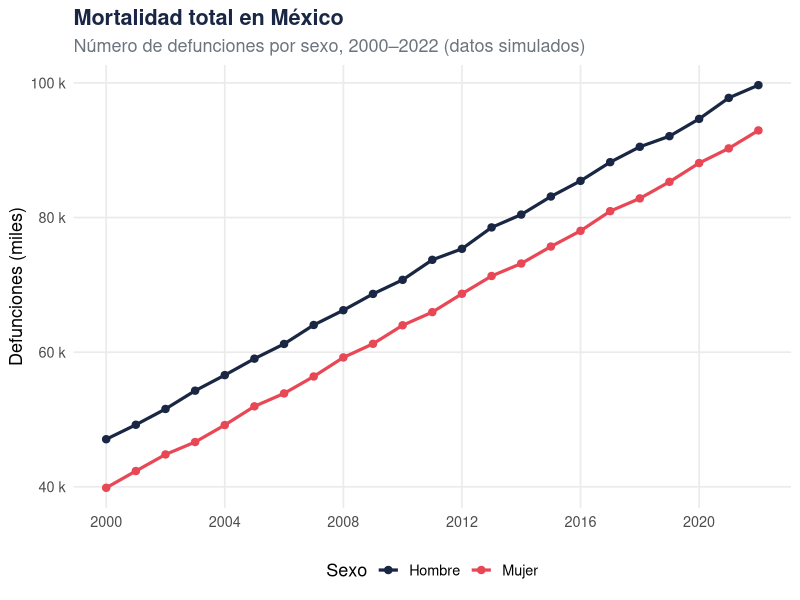

The R script that drew this image:
## ---- chunk 1
# ── Packages globaux ─────────────────────────────────────────────────
# Ce chunk est exécuté une fois et ses objets sont disponibles
# si cache=TRUE est activé dans _quarto.yml
library(tidyverse)
library(scales)
library(knitr)
library(kableExtra)

# ── Palette cohérente sur tout le site ──────────────────────────────
palette_sexo  <- c("Hombre" = "#1a2744", "Mujer" = "#e84855",
                   "Total"  = "#2a7a8c")
palette_causa <- c(
  "Enfermedades cardiovasculares" = "#1a2744",
  "Tumores malignos"              = "#e84855",
  "Diabetes mellitus"             = "#2a7a8c",
  "Enfermedades respiratorias"    = "#f4a261",
  "Causas externas"               = "#6c757d",
  "Otras"                         = "#adb5bd"
)

# ── Données simulées (à remplacer par vos fichiers réels) ────────────
# Remplacez par : mort <- read_csv("data/mortalidad_mexico.csv")
set.seed(42)
years <- 2000:2022

mort <- expand.grid(
  year  = years,
  sex   = c("Hombre", "Mujer"),
  state = c("Ciudad de México", "Jalisco", "Nuevo León",
            "Veracruz", "Chiapas", "Oaxaca",
            "Guanajuato", "Michoacán", "Puebla", "Sonora"),
  cause = c("Enfermedades cardiovasculares", "Tumores malignos",
            "Diabetes mellitus", "Enfermedades respiratorias",
            "Causas externas", "Otras")
) |>
  mutate(
    deaths = rpois(n(), lambda = 500 +
                    40 * (year - 2000) +
                    ifelse(sex == "Hombre", 120, 0) +
                    case_when(
                      cause == "Diabetes mellitus"             ~ 200,
                      cause == "Enfermedades cardiovasculares" ~ 300,
                      cause == "Tumores malignos"              ~ 150,
                      TRUE ~ 50
                    ) +
                    case_when(
                      state == "Ciudad de México" ~ 400,
                      state == "Chiapas"          ~ -100,
                      TRUE ~ 0
                    )),
    rate = deaths / runif(n(), 100000, 2000000) * 100000
  )

# Sauvegarder pour réutilisation inter-pages (via params ou readRDS)
# saveRDS(mort, "data/mort_simulated.rds")
## ---- chunk 2
# Agrégation nationale
mort_nacional <- mort |>
  group_by(year, sex) |>
  summarise(deaths = sum(deaths), .groups = "drop")

ggplot(mort_nacional, aes(x = year, y = deaths / 1000,
                           color = sex, group = sex)) +
  geom_line(linewidth = 1.1) +
  geom_point(size = 2.2) +
  scale_color_manual(values = palette_sexo) +
  scale_x_continuous(breaks = seq(2000, 2022, 4)) +
  scale_y_continuous(labels = label_comma(suffix = " k")) +
  labs(
    title   = "Mortalidad total en México",
    subtitle = "Número de defunciones por sexo, 2000–2022 (datos simulados)",
    x = NULL, y = "Defunciones (miles)", color = "Sexo"
  ) +
  theme_minimal(base_size = 13) +
  theme(
    plot.title    = element_text(face = "bold", color = "#1a2744"),
    plot.subtitle = element_text(color = "#6c757d"),
    legend.position = "bottom",
    panel.grid.minor = element_blank()
  )
